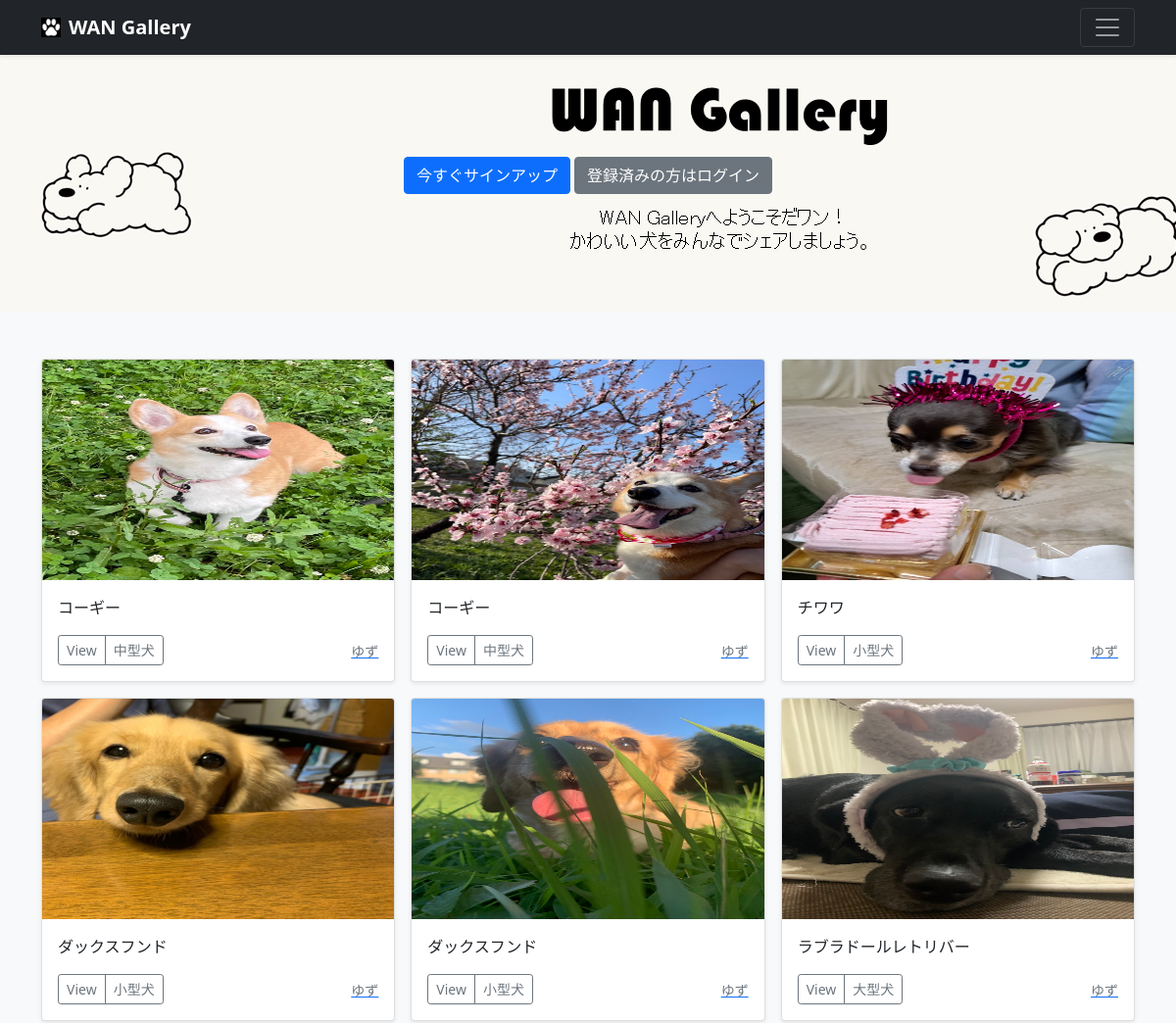
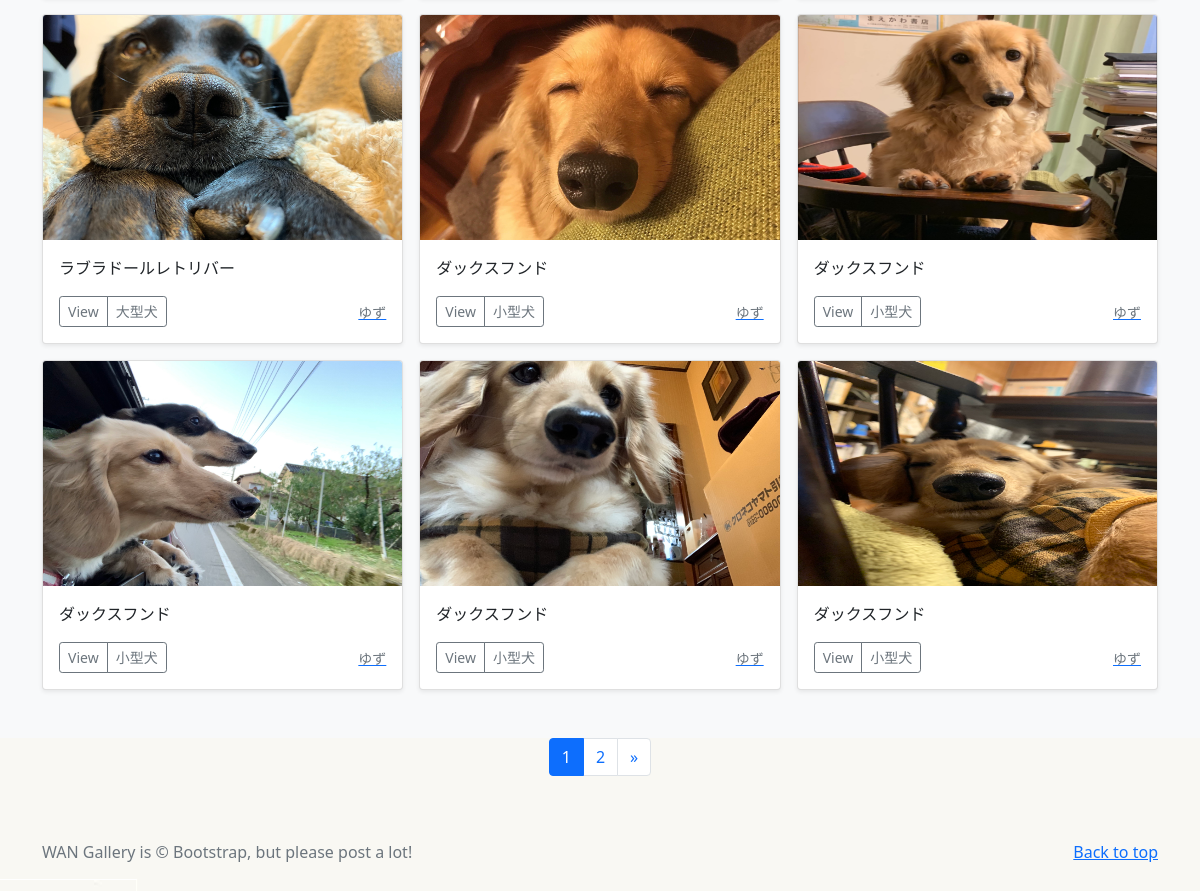
The page / on the database its author committed (2 pictures, top to bottom).
### photo/models.py (models this page shows, shortened)
class PhotoPost(models.Model):
    user = models.ForeignKey(
    CustomUser,
    verbose_name='ユーザー',
    on_delete=models.CASCADE
    )
    category = models.ForeignKey(
    Category,
    verbose_name='カテゴリ',
    on_delete=models.PROTECT
    )
    title = models.CharField(
    verbose_name='タイトル',  #フィールドのタイトル
    max_length=20	  #最大文字数は200
    )
    comment = models.TextField(
    verbose_name='コメント',
    max_length=200	  #フィールドのタイトル
    )
    image1 = models.ImageField(
    verbose_name='イメージ1',  #フィールドのタイトル
    upload_to = 'photos'	   #MEDIA_ROOT以下のphotosにファイルを保存
    )
    image1_lim = models.BooleanField(
    verbose_name='ダウンロード許可',  #フィールドのタイトル
    default=False
    )
    image2 = models.ImageField(
    verbose_name='イメージ2',  #フィールドのタイトル
    upload_to = 'photos',	  #MEDIA_ROOT以下のphotosにファイルを保存
    blank=True,		   #フィールド値の設定は必須ではない
    null=True		   #データベースにnullが保存されることを許容
    )
    image2_lim = models.BooleanField(
    verbose_name='ダウンロード許可',  #フィールドのタイトル
    default=False
    )
    posted_at = models.DateTimeField(
    verbose_name='投稿日時',   #フィールドのタイトル
    auto_now_add = True	   #日時を自動追加
    )

class Category(models.Model):
    title = models.CharField(
        verbose_name='カテゴリ', #フィールドのタイトル
        max_length=20)

### accounts/models.py (models this page shows)
class CustomUser(AbstractUser):
    pass

### photo/views.py (the view)
# urls.py: path('', views.IndexView.as_view(), name='index'),
class IndexView(ListView):
    template_name = 'index.html'
    queryset = PhotoPost.objects.order_by('-posted_at')
    paginate_by = 12

### photo/templates/index.html (shortened to what this page needs)
{% extends 'base.html' %}
    {% block contents %}
    {% include "photos_title.html" %}
    {% include "photos_list.html" %}
    {% include "pagination.html" %}
    {% endblock %}

### photo/templates/photos_list.html (shortened to what this page needs)
<head>
  <link href="../static/css/list.css"
          rel="stylesheet">
</head>
<div class="album py-5 bg-light">
  <div class="container">
    <div class="row row-cols-1 row-cols-sm-2 row-cols-md-3 g-3">
      {% for record in object_list %}
      <div class="col">
        <div class="card shadow-sm">
          <a href="{% url 'photo:photo_detail' record.pk %}" oncontextmenu="return false;">
            {% if record.image2 %}
            <ul class="imgbox">
              <li>
                <img src="{{ record.image1.url }}"
                  class="bd-placeholder-img card-img-top"
                  width="100%" height="225"
                  xmlns="http://www.w3.org/2000/svg"
                  role="img" aria-label="Placeholder: Thumbnail"
                  preserveAspectRatio="xMidYMid slice"
                  focusable="false">
                  <title>Placeholder</title>
                  <rect width="100%" height="100%" fill="#55595c"/>
                </img>
              </li>
              <li>
                <img src="{{ record.image2.url }}"
                  class="bd-placeholder-img card-img-top"
                  width="100%" height="225"
                  xmlns="http://www.w3.org/2000/svg"
                  role="img" aria-label="Placeholder: Thumbnail"
                  preserveAspectRatio="xMidYMid slice"
                  focusable="false">
                  <title>Placeholder</title>
                  <rect width="100%" height="100%" fill="#55595c"/>
                </img>
              </li>
            </ul>
            {% else %}
            <ul class="imgbox2">
              <li>
                <img src="{{ record.image1.url }}"
                  class="bd-placeholder-img card-img-top"
                  width="100%" height="225"
                  xmlns="http://www.w3.org/2000/svg"
                  role="img" aria-label="Placeholder: Thumbnail"
                  preserveAspectRatio="xMidYMid slice"
                  focusable="false">
              </li>
            </ul>
            {% endif %}
          </a>
          <div class="card-body">
            <p class="card-text">
              {{record.title}}
            </p>
            <div class="d-flex justify-content-between align-items-center">
              <div class="btn-group">
                <button type="button"
                        class="btn btn-sm btn-outline-secondary"
                        onclick="location.href='{% url 'photo:photo_detail' record.pk %}'">
                        View</button>
                <button type="button"
                        class="btn btn-sm btn-outline-secondary"
                        onclick="location.href='{% url 'photo:photos_cat' category=record.category.id %}'">
                        {{record.category.title}}</button>
              </div>
              <a href="{% url 'photo:user_list' user=record.user.id %}">
              <small class="text-muted">
                {{record.user.username}}</small>
              </a>
            </div>
          </div>
        </div>
      </div>
      {% endfor %}
    </div>
  </div>
</div>

### static/css/list.css (style rules this page uses)
.imgbox2 { list-style: none; padding-left: 0; margin: auto; }

### photo/templates/base.html (style rules this page uses)
.bd-placeholder-img { font-size: 1.125rem; text-anchor: middle; -webkit-user-select: none; -moz-user-select: none; user-select: none; }

### rows shown on the page
PhotoPost: image1 (picture), title "コーギー", category "中型犬", user.username "ゆず"
PhotoPost: image1 (picture), title "コーギー", category "中型犬", user.username "ゆず"
PhotoPost: image1 (picture), title "チワワ", category "小型犬", user.username "ゆず"
PhotoPost: image1 (picture), title "ダックスフンド", category "小型犬", user.username "ゆず"
PhotoPost: image1 (picture), title "ダックスフンド", category "小型犬", user.username "ゆず"
PhotoPost: image1 (picture), title "ラブラドールレトリバー", category "大型犬", user.username "ゆず"
PhotoPost: image1 (picture), title "ラブラドールレトリバー", category "大型犬", user.username "ゆず"
PhotoPost: image1 (picture), title "ダックスフンド", category "小型犬", user.username "ゆず"
PhotoPost: image1 (picture), title "ダックスフンド", category "小型犬", user.username "ゆず"
PhotoPost: image1 (picture), title "ダックスフンド", category "小型犬", user.username "ゆず"
PhotoPost: image1 (picture), title "ダックスフンド", category "小型犬", user.username "ゆず"
PhotoPost: image1 (picture), title "ダックスフンド", category "小型犬", user.username "ゆず"

### other values the page prints
{{ num }} "1"
{{ num }} "2"
